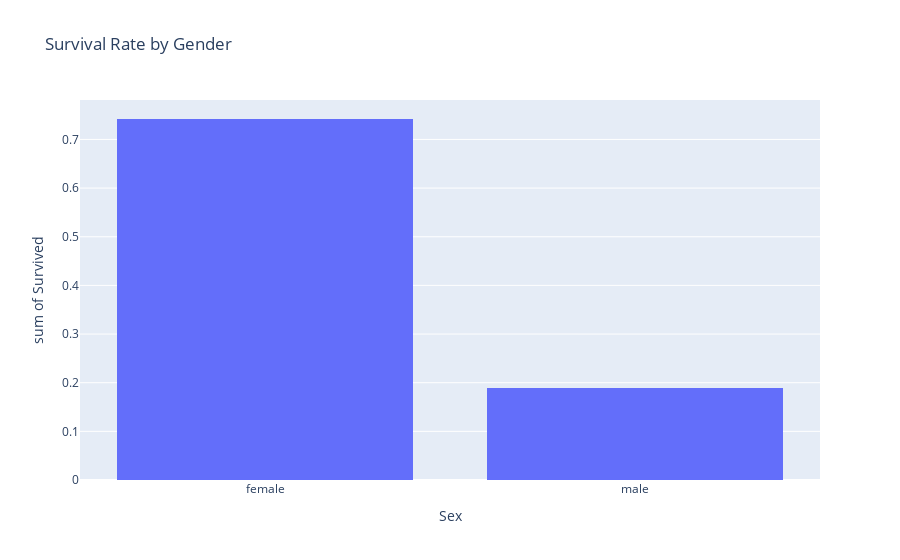

Notebook code for this chart:
### Code cell
gender_survival = data.groupby('Sex')['Survived'].mean().reset_index()
fig = px.histogram(gender_survival, x='Sex', y='Survived', title='Survival Rate by Gender')
fig.show()

### Figure 1 — Plotly figure (JSON) as saved in the notebook; plotly's stock layout.template omitted (floating-point values rounded to 4 significant figures)
{"data": [{"alignmentgroup": "True", "bingroup": "x", "histfunc": "sum", "hovertemplate": "Sex=%{x}<br>sum of Survived=%{y}<extra></extra>", "legendgroup": "", "marker": {"color": "#636efa", "pattern": {"shape": ""}}, "name": "", "offsetgroup": "", "orientation": "v", "showlegend": false, "type": "histogram", "x": ["female", "male"], "xaxis": "x", "y": [0.742, 0.1889], "yaxis": "y"}], "layout": {"barmode": "relative", "legend": {"tracegroupgap": 0}, "title": {"text": "Survival Rate by Gender"}, "xaxis": {"anchor": "y", "domain": [0, 1], "title": {"text": "Sex"}}, "yaxis": {"anchor": "x", "domain": [0, 1], "title": {"text": "sum of Survived"}}}}
